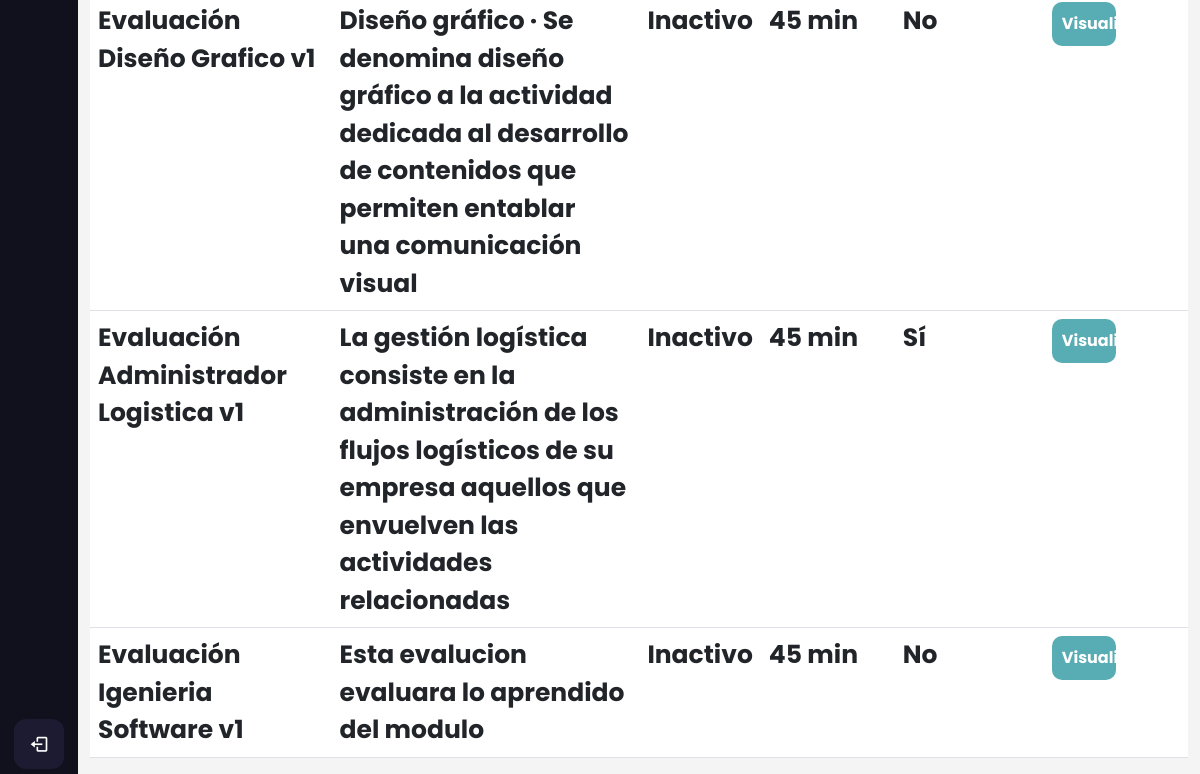
The app's page /cursos/filtrar_evaluacion/ (lower part), older data.
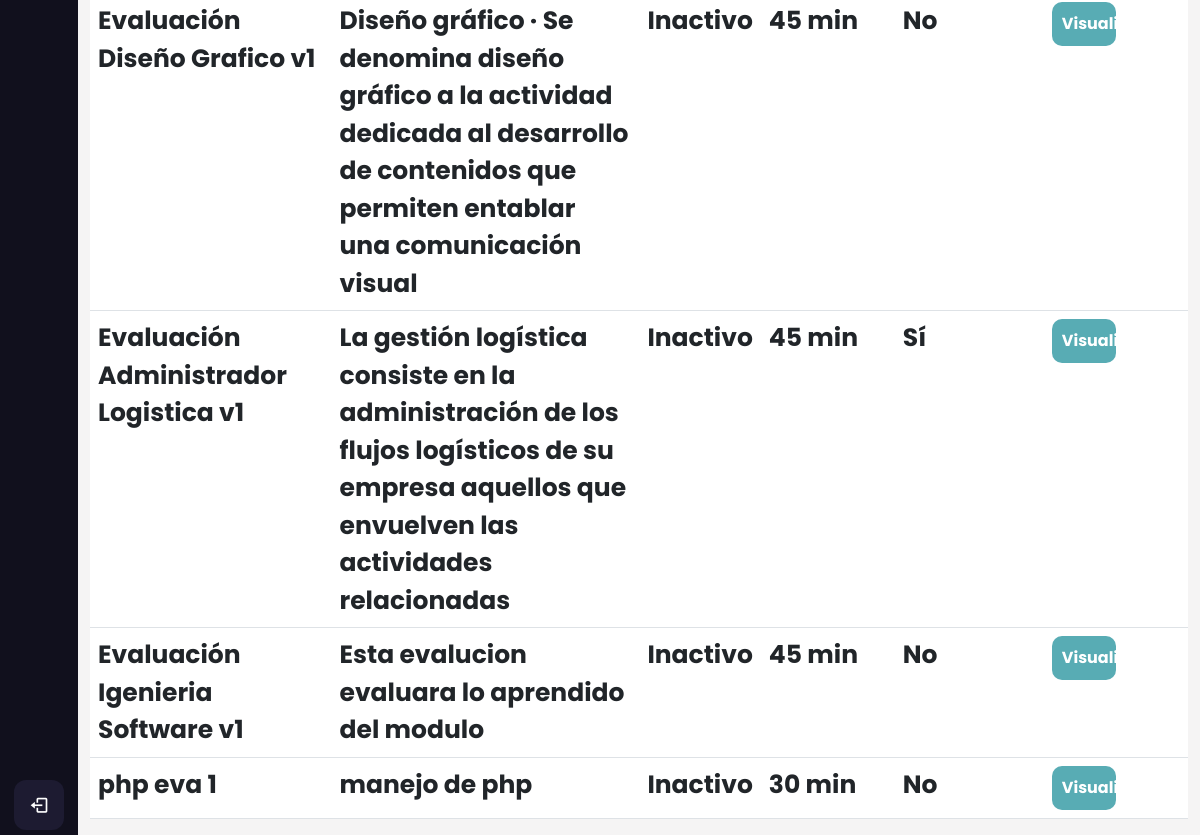
The same page, newer data.
### AppCursos/models.py (models this page shows, shortened)
class Evaluaciones(models.Model):
     nombre_evaluacion=models.CharField(max_length=100)
     numero_intentos = models.IntegerField(default=2)
     descripcion_evaluacion = models.CharField(max_length=300, null=True,blank=True)
     instrucciones_evaluacion = models.TextField(max_length=300, null=True,blank=True)
     duracion_evaluacion_admin = models.IntegerField(default=30)
     finalizada = models.BooleanField(default=False)
     id_modulo= models.ForeignKey(Modulos, on_delete=models.CASCADE,null=False)
     class Meta:
          verbose_name_plural = 'Evaluaciones'

### AppCursos/views.py (the view)
# urls.py: path('filtrar_evaluacion/',views.filtrar_evaluaciones,name="filtrar_evaluacion"),
def filtrar_evaluaciones(request):
    filtro_e = Evaluaciones.objects.filter(nombre_evaluacion__contains=request.GET.get('search',''))
    context = {'filtro_e':filtro_e}
    return render(request, 'Evaluaciones/listar_evaluaciones.html', {'listare': filtro_e})

### Templates/Evaluaciones/listar_evaluaciones.html (shortened to what this page needs)
{% extends 'Layout/Base.html' %}
{% load static %}
{% block content %}
<link rel="stylesheet" href="{% static 'Css/Curso.css' %}">
<div class="home_content">
    <div class="text">
        <br>
        <br>
        <div class="table-responsive">
            <table class="table table-hover " id="tablam">
                <tbody class="table-group-divider">
                    {% for evaluacion in listare %}
                    <tr>
                        <th scope="row" >{{ evaluacion.nombre_evaluacion }}</th>
                        <th scope="row">{{ evaluacion.descripcion_evaluacion }}</th>
                        {% if evaluacion.estado_evaluacion %}
                        <th scope="row">Activo</th>
                        {% else %}
                        <th scope="row">Inactivo</th>
                        {% endif %}
                        <th scope="row">{{ evaluacion.duracion_evaluacion_admin }} min</th>
                        <th scope="row">
                            {% if evaluacion.finalizada %}
                            Sí
                            {% else %}
                            No
                            {% endif %}
                        </th>
                        <th>
                            <a href="{% url 'ver_evaluacion_detalle' evaluacion.id %}">
                                <button class="back3"> Visualizar
                                </button>
                            </a>
                        </th>
                    </tr>
                    {% endfor %}
                </tbody>
            </table>
        </div>
    </div>
</div>
{% endblock %}

Row changes from the older to the newer data that the page shows:
added Evaluaciones: nombre_evaluacion "php eva 1", descripcion_evaluacion "manejo de php", duracion_evaluacion_admin "30", finalizada "No"
